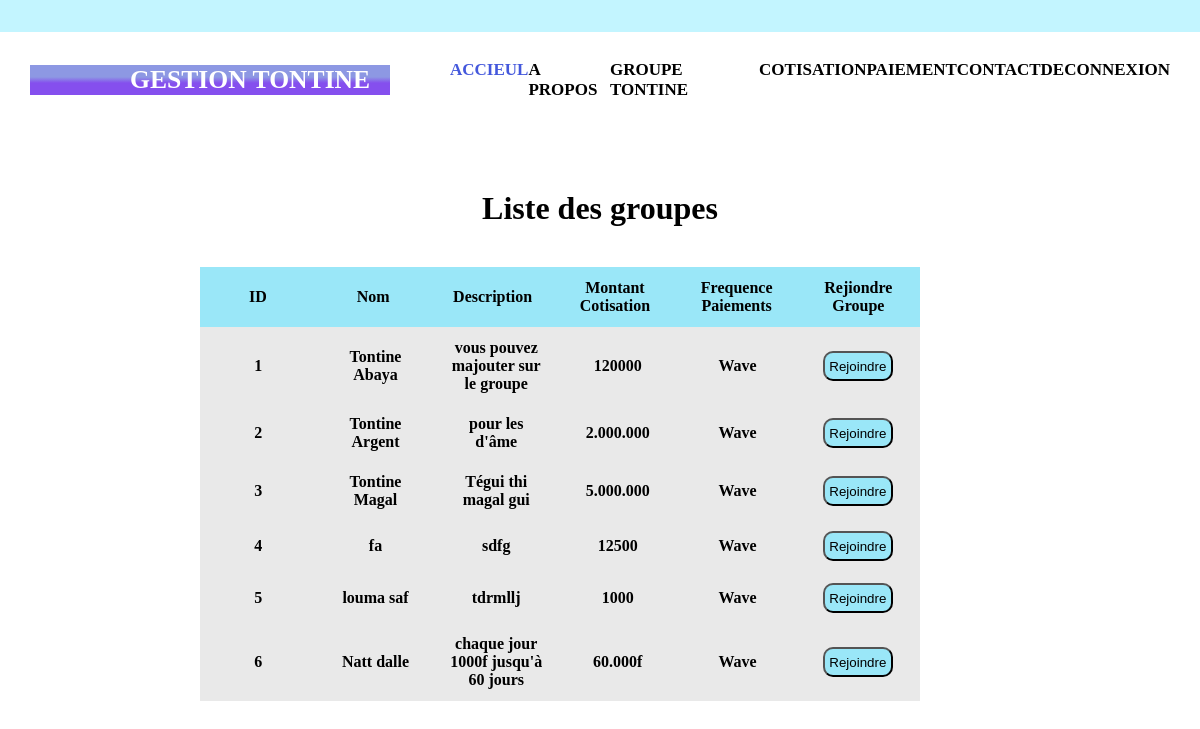
Screenshot of /groupes/ (signed in) with the database file from the repository.
### tontine_app/models.py (models this page shows, shortened)
class GroupeTontine(models.Model):
    nom = models.CharField(max_length=100)
    description = models.TextField()
    montant_cotisation = models.CharField(max_length=100)
    frequence_paiements = models.CharField(max_length=50)

### tontine_app/views.py (the view)
# urls.py: path("groupes/", groupe_list, name="groupes"),
@login_required(login_url="/login/")
def groupe_list(request):
    groupes = GroupeTontine.objects.all()
    return render(request, "groupes/groupe_list.html", {"groupes": groupes})

### templates/groupes/groupe_list.html (shortened to what this page needs)
{% load static %}
<!DOCTYPE html>
<html>
<head>
	<link rel="stylesheet" type="text/css" href="{% static 'css/groupes/groupe_list.css' %}">
</head>
<body>
  <header>
    <section class="navsection">
      <div class="logo">
        <a href="{% url 'base' %}" ><h1>Gestion Tontine</h1></a>
      </div>
      <nav>
        <a href="{% url 'base' %}" >Accieul</a>
        <a href="{% url 'about' %}">A Propos</a>
        <a href="{% url 'groupes' %}">Groupe Tontine</a>
        <a href="{% url 'cotisation' %}">Cotisation</a>
        <a href="{% url 'paiement' %}">Paiement</a>
        <a href="{% url 'contacts' %}">Contact</a>
        {% if request.user.is_authenticated %}
        <a href="{% url 'logout' %}">Deconnexion</a>
        {% else %}
        <a href="{% url 'login' %}">Connexion</a>
        {% endif %}
      </nav>
    </section>
  {% block contenu %}
    <div class="wrapper">
      <h1 style="text-align: center; padding: 10px; margin-bottom: 30px;">Liste des groupes</h1>
      <table class="table">
        <thead class="row header">
          <tr>
            <th class="cell">ID</th>
            <th class="cell">Nom</th>
            <th class="cell">Description</th>
            <th class="cell">Montant Cotisation</th>
            <th class="cell">Frequence Paiements</th>
            <th class="cell">Rejiondre Groupe</th>
          </tr>
        </thead>
        <tbody class="row">
          {% if groupes %}
          {% for GroupeTontine in groupes %}
          <tr>
            <th class="cell" data-title="">{{GroupeTontine.id}}</th>
            <th class="cell" data-title="">{{GroupeTontine.nom}}</th>
            <th class="cell" data-title="">{{GroupeTontine.description}}</th>
            <th class="cell" data-title="">{{GroupeTontine.montant_cotisation}}</th>
            <th class="cell" data-title="">{{GroupeTontine.frequence_paiements}}</th>
            <th class="cell" data-title=""><a href="{% url 'detail' GroupeTontine.id %}"><button style="width: 70px; height: 30px; border-radius: 10px; background-color: #9ae7f8;">Rejoindre</button></a></th>
          </tr>
          {% endfor %}
        </tbody>
        {% else %}
            <p>GroupeTontine vide</p>
            {% endif %}
      </table>
    </div>
  {% endblock %}
</header>
</body>
</html>

### static/css/groupes/groupe_list.css (style rules this page uses)
* { margin: 0; padding: 0; }
header { width: 100%; height: 100vh; }
.navsection { width: 100%; height: 20vh; display: flex; justify-content: space-around; align-items: center; background-image: linear-gradient(to top,#fff 80%, #c3f5ff 20%); }
.logo { width: 30%; color: #fff; background-image: linear-gradient(#8d98e3 40%, #854fee 60%); padding-left: 100px; box-sizing: border-box; }
.logo h1 { text-transform: uppercase; font-size: 1.6rem; animation: aagepiche 2s linear infinite; animation-direction: alternate; color: #fff; }
.logo a { text-decoration: none; }
nav { width: 60%; display: flex; justify-content: space-around; }
nav a { text-decoration: none; text-transform: uppercase; color: #000; font-weight: 900; font-size: 17px; position: relative; }
nav a:first-child { color: #4458dc; }
nav a:before { content: ""; position: absolute; top: 110; left: 0; width: 0; height: 22px; border-bottom: 2px solid #4458dc; transition: all 0.4s linear; }

### templates/groupes/groupe_list.html (style rules this page uses)
.wrapper { margin: 0 auto; padding: 20px; max-width: 800px; }
.table { display: flex; justify-content: space-evenly; flex-flow: column wrap; right: 20rem; width: 90%; color: #000; }
.row { background: #f6f6f6; display: table-row; }
.row:nth-of-type(odd) { background: #e9e9e9; }
.row.header { font-weight: 900; color: #000; background: #9ae7f8; }
.cell { width: 100px; padding: 10px 12px; display: table-cell; }

### rows the page displays
GroupeTontine: id "1", nom "Tontine Abaya", description "vous pouvez majouter sur le groupe", montant_cotisation "120000", frequence_paiements "Wave"
GroupeTontine: id "2", nom "Tontine Argent", description "pour les d'âme", montant_cotisation "2.000.000", frequence_paiements "Wave"
GroupeTontine: id "3", nom "Tontine Magal", description "Tégui thi magal gui", montant_cotisation "5.000.000", frequence_paiements "Wave"
GroupeTontine: id "4", nom "fa", description "sdfg", montant_cotisation "12500", frequence_paiements "Wave"
GroupeTontine: id "5", nom "louma saf", description "tdrmllj", montant_cotisation "1000", frequence_paiements "Wave"
GroupeTontine: id "6", nom "Natt dalle", description "chaque jour 1000f jusqu'à 60 jours", montant_cotisation "60.000f", frequence_paiements "Wave"
